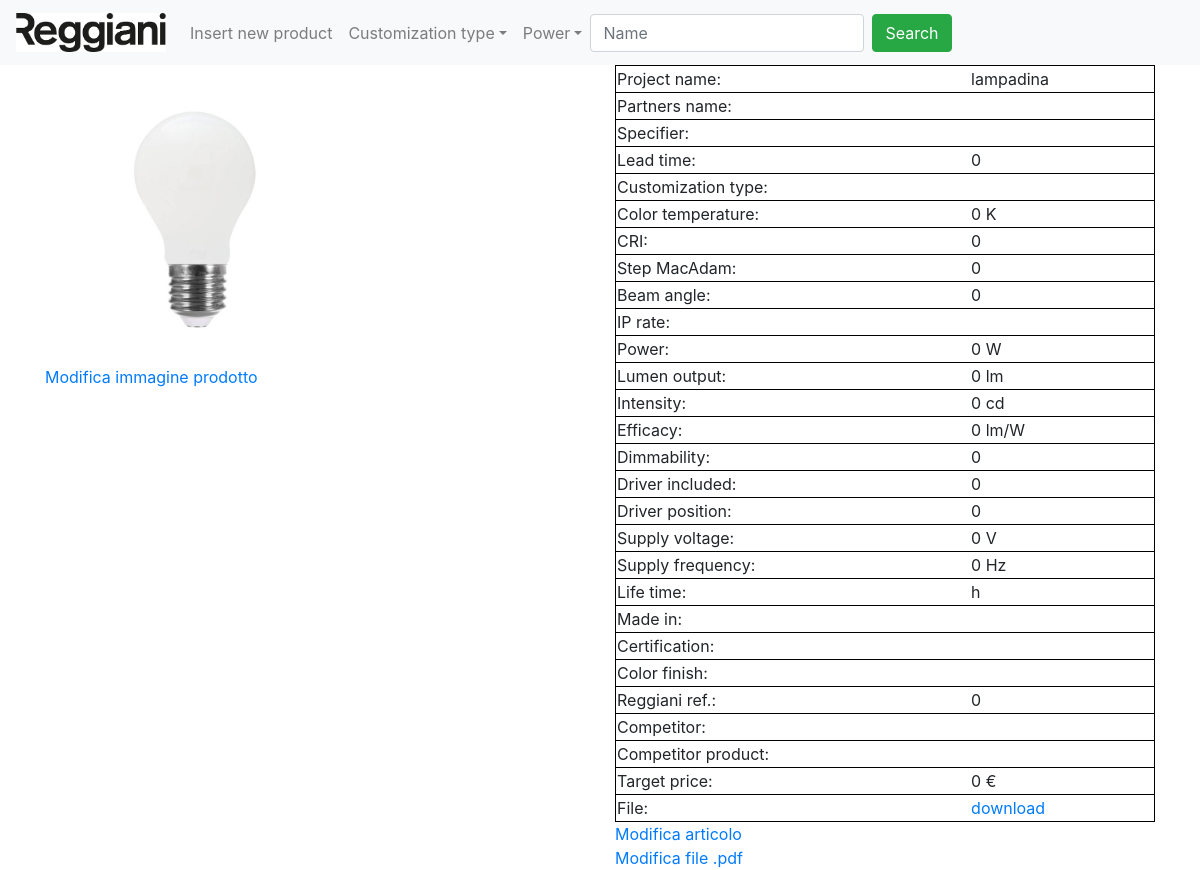
Page /infoProduct.php?idArticolo=3 on the committed database.
### tables this page shows
CREATE TABLE `products` (
  `ID` int(11) NOT NULL,
  `img` varchar(32) NOT NULL,
  `file` varchar(32) NOT NULL,
  `projectName` varchar(32) NOT NULL,
  `idUtente` int(11) NOT NULL,
  `partnersName` varchar(32) NOT NULL,
  `Specifier` varchar(32) NOT NULL,
  `leadTime` int(11) NOT NULL,
  `costumizationType` varchar(32) NOT NULL,
  `colorTemperature` int(11) NOT NULL,
  `CRI` int(11) NOT NULL,
  `stepMacAdam` int(2) NOT NULL,
  `beamAngle` int(11) NOT NULL,
  `ipRate` varchar(32) NOT NULL,
  `power` int(11) NOT NULL,
  `lumenOutput` int(11) NOT NULL,
  `intensity` int(11) NOT NULL,
  `efficacy` int(11) NOT NULL,
  `dimmability` int(1) NOT NULL,
  `driverIncluded` int(1) NOT NULL,
  `driverPosition` int(1) NOT NULL,
  `supplyVoltage` int(11) NOT NULL,
  `supplyFrequency` int(11) NOT NULL,
  `lifetime` varchar(32) NOT NULL,
  `madeIn` varchar(32) NOT NULL,
  `certification` varchar(32) NOT NULL,
  `colorFinish` varchar(32) NOT NULL,
  `reggianiRef` int(11) NOT NULL,
  `competitor` varchar(32) NOT NULL,
  `competitorProduct` varchar(32) NOT NULL,
  `targetPrice` int(11) NOT NULL
);

### infoProduct.php (the view, shortened to what this page needs)
<?php
    include("connection.php");
	include("navbar.php");
?>
<html>
	<head>
		<link rel="stylesheet" type="text/css" href="style.css">
	</head>
    <body>
		<div class="container">
			<div class="row">
					<div class="col-sm-6">
		<?php
			$idArticolo = $_GET['idArticolo'];
			$sql = "SELECT * FROM products WHERE ID = ".$idArticolo;
			$result = $conn->query($sql);
            if ($result->num_rows > 0)
			$row = $result->fetch_assoc();
                echo "<img class='imgProduct' src='".$_SESSION['imgFolder'].$row["img"]."'/></br>";
				echo '<a href="modificaImg.php?idArticolo='.$idArticolo.'">Modifica immagine prodotto</a></br>';
				echo '</div>';
				echo '<div class="col-sm-6">';
				echo '<table class="tableProduct"><tr>';
				echo "<tr><td>Project name: </td><td>".$row["projectName"]."</td></tr>";
				echo "<tr><td>Partners name: </td><td>".$row["partnersName"]."</td></tr>";
				echo "<tr><td>Specifier: </td><td>".$row["Specifier"]."</td></tr>";
				echo "<tr><td>Lead time: </td><td>".$row["leadTime"]."</td></tr>";
				echo "<tr><td>Customization type: </td><td>".$row["costumizationType"]."</td></tr>";
				echo "<tr><td>Color temperature: </td><td>".$row["colorTemperature"]." K</td></tr>";
				echo "<tr><td>CRI: </td><td>".$row["CRI"]."</td></tr>";
				echo "<tr><td>Step MacAdam: </td><td>".$row["stepMacAdam"]."</td></tr>";
				echo "<tr><td>Beam angle: </td><td>".$row["beamAngle"]."</td></tr>";
				echo "<tr><td>IP rate: </td><td>".$row["ipRate"]."</td></tr>";
				echo "<tr><td>Power: </td><td>".$row["power"]." W</td></tr>";
				echo "<tr><td>Lumen output: </td><td>".$row["lumenOutput"]." lm</td></tr>";
				echo "<tr><td>Intensity: </td><td>".$row["intensity"]." cd</td></tr>";
				echo "<tr><td>Efficacy: </td><td>".$row["efficacy"]." lm/W</td></tr>";
				echo "<tr><td>Dimmability: </td><td>".$row["dimmability"]."</td></tr>";
				echo "<tr><td>Driver included: </td><td>".$row["driverIncluded"]."</td></tr>";
				echo "<tr><td>Driver position: </td><td>".$row["driverPosition"]."</td></tr>";
				echo "<tr><td>Supply voltage: </td><td>".$row["supplyVoltage"]." V</td></tr>";
				echo "<tr><td>Supply frequency: </td><td>".$row["supplyFrequency"]." Hz</td></tr>";
				echo "<tr><td>Life time: </td><td>".$row["lifetime"]." h</td></tr>";
				echo "<tr><td>Made in: </td><td>".$row["madeIn"]."</td></tr>";
				echo "<tr><td>Certification: </td><td>".$row["certification"]."</td></tr>";
				echo "<tr><td>Color finish: </td><td>".$row["colorFinish"]."</td></tr>";
				echo "<tr><td>Reggiani ref.: </td><td>".$row["reggianiRef"]."</td></tr>";
				echo "<tr><td>Competitor: </td><td>".$row["competitor"]."</td></tr>";
				echo "<tr><td>Competitor product: </td><td>".$row["competitorProduct"]."</td></tr>";
				echo "<tr><td>Target price: </td><td>".$row["targetPrice"]." €</td></tr>";
				if(!$row["file"] == null){
					echo "<tr><td>File: </td><td><a href='download.php?file=".$row["file"]."&idArt=".$idArticolo."' target='_thapa'>download</a></td></tr>";
				}
                echo '</table>';
				echo '<a href="modifica.php?idArticolo='.$idArticolo.'">Modifica articolo</a></br>';
				if($row["file"] == null){
					echo '<a href="addFile.php?idArticolo='.$idArticolo.'">Aggiungi file .pdf</a>';
				}else{
					echo '<a href="addFile.php?idArticolo='.$idArticolo.'">Modifica file .pdf</a>';
				}
        ?>
				</div>
            </div>
       </div>
    </body>
</html>

### style.css (style rules this page uses)
.imgProduct { width: 300px; height: auto; }
.tableProduct, tr { width: 100%; border: 1px solid black; }

### rows in the picture
products: img (picture), projectName "lampadina", leadTime "0", colorTemperature "0", CRI "0", stepMacAdam "0", beamAngle "0", power "0", lumenOutput "0", intensity "0", efficacy "0", dimmability "0", driverIncluded "0", driverPosition "0", supplyVoltage "0", supplyFrequency "0", reggianiRef "0", targetPrice "0"
